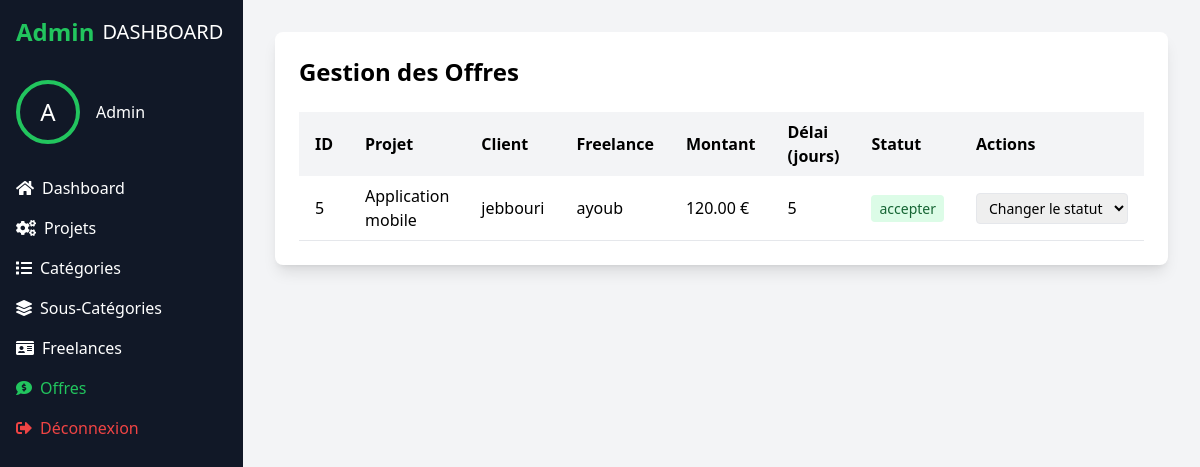
The page /admin/offres.php (signed in) on the database its author committed.
### tables this page shows
CREATE TABLE `offres` (
  `id_offre` int NOT NULL,
  `montant` decimal(10,2) NOT NULL,
  `delai` int NOT NULL,
  `id_freelance` int DEFAULT NULL,
  `id_projet` int DEFAULT NULL,
  `status` varchar(55) NOT NULL
);

CREATE TABLE `projets` (
  `id_projet` int NOT NULL,
  `titre_projet` varchar(255) NOT NULL,
  `DESCRIPTION` text,
  `id_categorie` int DEFAULT NULL,
  `id_sous_categorie` int DEFAULT NULL,
  `id_utilisateur` int DEFAULT NULL,
  `status` varchar(50) NOT NULL
);

CREATE TABLE `utilisateurs` (
  `id_utilisateur` int NOT NULL,
  `nom_utilisateur` varchar(255) NOT NULL,
  `mot_de_passe` varchar(255) NOT NULL,
  `email` varchar(255) NOT NULL,
  `role` varchar(55) DEFAULT 'user'
);

CREATE TABLE `freelances` (
  `id_freelance` int NOT NULL,
  `nom_freelance` varchar(255) NOT NULL,
  `competences` text,
  `id_utilisateur` int DEFAULT NULL
);

### admin/offres.php (the view, shortened to what this page needs)
<?php
require_once '../config.php';
$stmt = $pdo->query("
    SELECT o.*, p.titre_projet,
           f.nom_freelance,
           u.nom_utilisateur as client_name
    FROM offres o
    LEFT JOIN projets p ON o.id_projet = p.id_projet
    LEFT JOIN freelances f ON o.id_freelance = f.id_freelance
    LEFT JOIN utilisateurs u ON p.id_utilisateur = u.id_utilisateur
    ORDER BY o.id_offre DESC
");
$offres = $stmt->fetchAll(PDO::FETCH_ASSOC);
?>
<!DOCTYPE html>
<html lang="fr">
<head>
    <script src="../Config_tailwind/tailwind.js"></script>
    <link href="https://cdnjs.cloudflare.com/ajax/libs/font-awesome/5.15.3/css/all.min.css" rel="stylesheet"/>
</head>
<body class="bg-gray-100">
     <div class="flex h-screen">
            <div class="bg-gray-900 text-white w-64 p-4 flex flex-col">
            <div class="flex items-center mb-8">
            <span class="text-green-500 text-2xl font-bold">
             Admin
            </span>
            <span class="ml-2 text-xl">
            DASHBOARD
            </span>
            </div>
            <div class="flex items-center mb-8">
                <div class="w-16 h-16 rounded-full border-4 border-green-500 flex items-center justify-center">
                    <span class="text-2xl">A</span>
                </div>
                <span class="ml-4">Admin</span>
            </div>
                <ul>
                    <li class="mb-4">
                        <a href="admin_dashboard.php" class="flex items-center hover:text-gray-400 text-white">
                            <i class="fas fa-home mr-2"></i>Dashboard
                        </a>
                    </li>
                    <li class="mb-4">
                        <a href="projets.php" class="flex items-center hover:text-gray-400 text-white">
                        <i class="fas fa-cogs mr-2"></i>Projets
                        </a>
                    </li>
                    <li class="mb-4">
                        <a href="categories.php" class="flex items-center hover:text-gray-400 text-white">
                            <i class="fas fa-list mr-2"></i>Catégories
                        </a>
                    </li>
                    <li class="mb-4">
                        <a href="sous_categories.php" class="flex items-center hover:text-gray-400 text-white">
                            <i class="fas fa-layer-group mr-2"></i>Sous-Catégories
                        </a>
                    </li>
                    <li class="mb-4">
                        <a href="freelances.php" class="flex items-center hover:text-gray-400 text-white">
                        <i class="fas fa-id-card mr-2"></i>Freelances
                     </a>
                    </li>
                    <li class="mb-4">
                        <a href="offres.php" class="flex items-center text-green-500">
                        <i class="fas fa-comment-dollar mr-2"></i>Offres
                     </a>
                    </li>
                    <li class="mb-4">
                        <a href="../logout.php" class="flex items-center hover:text-white text-red-500">
                            <i class="fas fa-sign-out-alt mr-2"></i>Déconnexion
                        </a>
                    </li>
                </ul>
        </div>
        <div class="flex-1 p-8">
            <div class="bg-white rounded-lg shadow-lg p-6">
                <h1 class="text-2xl font-bold mb-6">Gestion des Offres</h1>
                <div class="overflow-x-auto">
                    <table class="w-full">
                        <thead>
                            <tr class="bg-gray-100">
                                <th class="px-4 py-2 text-left">ID</th>
                                <th class="px-4 py-2 text-left">Projet</th>
                                <th class="px-4 py-2 text-left">Client</th>
                                <th class="px-4 py-2 text-left">Freelance</th>
                                <th class="px-4 py-2 text-left">Montant</th>
                                <th class="px-4 py-2 text-left">Délai (jours)</th>
                                <th class="px-4 py-2 text-left">Statut</th>
                                <th class="px-4 py-2 text-left">Actions</th>
                            </tr>
                        </thead>
                        <tbody>
                            <?php foreach ($offres as $offre): ?>
                            <tr class="border-b hover:bg-gray-50">
                                <td class="px-4 py-2"><?php echo $offre['id_offre']; ?></td>
                                <td class="px-4 py-2"><?php echo htmlspecialchars($offre['titre_projet']); ?></td>
                                <td class="px-4 py-2"><?php echo htmlspecialchars($offre['client_name']); ?></td>
                                <td class="px-4 py-2"><?php echo htmlspecialchars($offre['nom_freelance']); ?></td>
                                <td class="px-4 py-2"><?php echo $offre['montant']; ?> €</td>
                                <td class="px-4 py-2"><?php echo $offre['delai']; ?></td>
                                <td class="px-4 py-2">
                                    <span class="px-2 py-1 rounded text-sm
                                        <?php
                                        switch($offre['status']) {
                                            case 'accepter':
                                                echo 'bg-green-100 text-green-800';
                                                break;
                                        }
                                        ?>">
                                        <?php echo $offre['status'] ?: 'En attente'; ?>
                                    </span>
                                </td>
                                <td class="px-4 py-2">
                                    <form method="POST" class="inline">
                                        <select name="status" onchange="this.form.submit()"
                                                class="border rounded px-2 py-1 text-sm">
                                            <option value="">Changer le statut</option>
                                        </select>
                                    </form>
                                </td>
                            </tr>
                            <?php endforeach; ?>
                        </tbody>
                    </table>
                </div>
            </div>
        </div>
    </div>
</body>
</html>

### rows shown on the page
offres: id_offre "5", id_projet.titre_projet "Application mobile", utilisateurs.nom_utilisateur "jebbouri", id_freelance.nom_freelance "ayoub", montant "120.00", delai "5", status "accepter"
